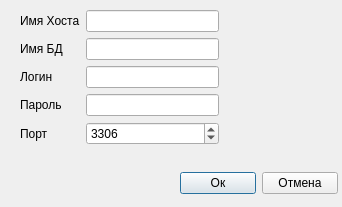
<?xml version="1.0" encoding="UTF-8"?>
<ui version="4.0">
 <class>Dialog</class>
 <widget class="QDialog" name="Dialog">
  <property name="geometry">
   <rect>
    <x>0</x>
    <y>0</y>
    <width>342</width>
    <height>207</height>
   </rect>
  </property>
  <property name="windowTitle">
   <string>Dialog</string>
  </property>
  <widget class="QWidget" name="layoutWidget">
   <property name="geometry">
    <rect>
     <x>20</x>
     <y>10</y>
     <width>199</width>
     <height>136</height>
    </rect>
   </property>
   <layout class="QFormLayout" name="formLayout">
    <item row="0" column="0">
     <widget class="QLabel" name="HostName">
      <property name="text">
       <string>Имя Хоста</string>
      </property>
     </widget>
    </item>
    <item row="0" column="1">
     <widget class="QLineEdit" name="HostNameLine"/>
    </item>
    <item row="1" column="0">
     <widget class="QLabel" name="DBName">
      <property name="text">
       <string>Имя БД</string>
      </property>
     </widget>
    </item>
    <item row="2" column="0">
     <widget class="QLabel" name="login">
      <property name="text">
       <string>Логин</string>
      </property>
     </widget>
    </item>
    <item row="2" column="1">
     <widget class="QLineEdit" name="LoginLine">
      <property name="echoMode">
       <enum>QLineEdit::Normal</enum>
      </property>
     </widget>
    </item>
    <item row="3" column="0">
     <widget class="QLabel" name="password">
      <property name="text">
       <string>Пароль</string>
      </property>
     </widget>
    </item>
    <item row="3" column="1">
     <widget class="QLineEdit" name="PasswordLine">
      <property name="echoMode">
       <enum>QLineEdit::Password</enum>
      </property>
     </widget>
    </item>
    <item row="4" column="0">
     <widget class="QLabel" name="port">
      <property name="text">
       <string>Порт</string>
      </property>
     </widget>
    </item>
    <item row="4" column="1">
     <widget class="QSpinBox" name="PortSpinBox">
      <property name="sizePolicy">
       <sizepolicy hsizetype="Minimum" vsizetype="Fixed">
        <horstretch>0</horstretch>
        <verstretch>0</verstretch>
       </sizepolicy>
      </property>
      <property name="minimum">
       <number>1</number>
      </property>
      <property name="maximum">
       <number>65535</number>
      </property>
      <property name="value">
       <number>3306</number>
      </property>
     </widget>
    </item>
    <item row="1" column="1">
     <widget class="QLineEdit" name="DBNameLine"/>
    </item>
   </layout>
  </widget>
  <widget class="QWidget" name="layoutWidget_2">
   <property name="geometry">
    <rect>
     <x>180</x>
     <y>170</y>
     <width>158</width>
     <height>26</height>
    </rect>
   </property>
   <layout class="QHBoxLayout" name="horizontalLayout">
    <item>
     <widget class="QPushButton" name="ButtonOK">
      <property name="text">
       <string>Ок</string>
      </property>
     </widget>
    </item>
    <item>
     <widget class="QPushButton" name="ButtonCancel">
      <property name="text">
       <string>Отмена</string>
      </property>
     </widget>
    </item>
   </layout>
  </widget>
 </widget>
 <resources/>
 <connections/>
</ui>
